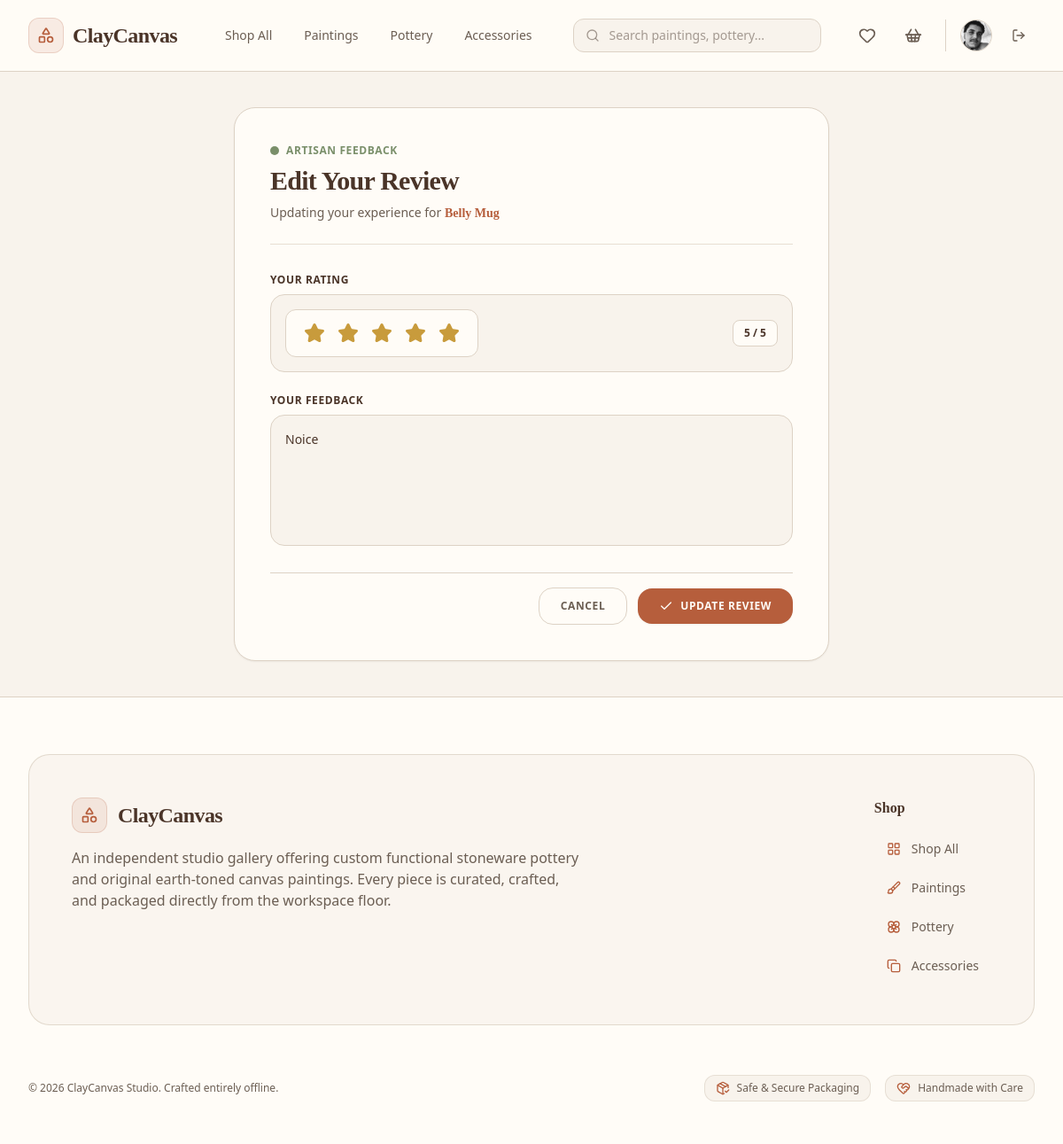
Screenshot of /review/edit/2/ (signed in) with the database file from the repository.
### cc_app/models.py (models this page shows, shortened)
class User(AbstractUser):
    phone = models.CharField(max_length=20, blank=True)
    address = models.TextField(blank=True)
    profile_picture = models.ImageField(upload_to='images/user/', blank=True, null=True)

class Review(models.Model):
    product = models.ForeignKey(Product, on_delete=models.CASCADE, related_name='reviews')
    customer = models.ForeignKey(User, on_delete=models.CASCADE)
    rating = models.PositiveIntegerField(default=5)
    comment = models.TextField()
    created_at = models.DateTimeField(auto_now_add=True)

class Product(models.Model):
    class Category(models.TextChoices):
        PAINTINGS = 'paintings', 'Original Paintings'
        POTTERY = 'pottery', 'Handmade Pottery'
        CERAMICS = 'ceramics', 'Sculptures & Ceramics'
        PRINTS = 'prints', 'Canvas & Fine Art Prints'
        ACCESSORIES = 'accessories', 'Art Supplies & Displays'
    name = models.CharField(max_length=255)
    category = models.CharField(max_length=30, choices=Category.choices)
    description = models.TextField(help_text="Detailed description of the artwork, dimensions, and materials used.")
    price = models.DecimalField(max_digits=10, decimal_places=2)
    stock = models.PositiveIntegerField(default=1, help_text="Set to 1 for unique, original one-off masterworks.")
    product_image = models.ImageField(upload_to='images/products/')
    is_active = models.BooleanField(default=True)
    created_at = models.DateTimeField(auto_now_add=True)

### cc_app/views/review_view.py (the view, shortened to what this page needs)
# urls.py: path('review/edit/<int:review_id>/', edit_review_view, name='edit_review'),
@login_required
def edit_review_view(request, review_id):
    review = Review.objects.get(id=review_id)
    if review.customer != request.user:
        messages.error(request, "You do not have permission to edit this review.")
        return redirect(f'/products/{review.product.id}/')
    errors = {}
    return render(request, 'main/edit_review_page.html', {'review': review})

### cc_app/templates/main/edit_review_page.html (shortened to what this page needs)
<!DOCTYPE html>
<html lang="en">
<head>
    {% load static %}
    <link href="{% static 'css/styles.css' %}" rel="stylesheet" />
</head>
<body class="bg-[#F8F3EC] text-[#6B5E53] font-sans min-h-screen flex flex-col antialiased selection:bg-[#DDD2C5]">
    {% include 'components/_navbar.html' %}
    <main class="flex-grow flex items-center justify-center py-10 px-4 sm:px-6 lg:px-8">
        <div class="w-full max-w-2xl">
            <div class="bg-[#FFFCF7] border border-[#DDD2C5] rounded-3xl p-6 sm:p-10 shadow-sm space-y-8">
                <div class="border-b border-[#DDD2C5]/70 pb-6">
                    <div class="flex items-center gap-2 mb-2">
                        <span class="w-2.5 h-2.5 rounded-full bg-[#7A8F6A]"></span>
                        <span class="text-xs font-semibold text-[#7A8F6A] uppercase tracking-wider">Artisan Feedback</span>
                    </div>
                    <h1 class="text-2xl sm:text-3xl font-serif font-bold text-[#4A3428] tracking-tight">
                        Edit Your Review
                    </h1>
                    <p class="text-sm text-[#6B5E53] mt-2 font-medium">
                        Updating your experience for <span class="text-[#B65E3C] font-serif font-bold">{{ review.product.name }}</span>
                    </p>
                </div>
                <form method="POST" class="space-y-6">
                    <div class="space-y-2">
                        <label class="block text-xs font-bold text-[#4A3428] uppercase tracking-wider">
                            Your Rating
                        </label>
                        <div class="bg-[#F8F3EC] border border-[#DDD2C5] rounded-2xl p-4 flex flex-col sm:flex-row items-start sm:items-center justify-between gap-3">
                            <div class="flex items-center gap-1.5 bg-[#FFFCF7] border border-[#DDD2C5] px-4 py-2.5 rounded-xl shadow-xs">
                                <button type="button" data-star="1" class="star-btn text-[#DDD2C5] hover:scale-110 transition-transform focus:outline-none p-1">
                                    <i data-lucide="star" class="w-6 h-6"></i>
                                </button>
                                <button type="button" data-star="2" class="star-btn text-[#DDD2C5] hover:scale-110 transition-transform focus:outline-none p-1">
                                    <i data-lucide="star" class="w-6 h-6"></i>
                                </button>
                                <button type="button" data-star="3" class="star-btn text-[#DDD2C5] hover:scale-110 transition-transform focus:outline-none p-1">
                                    <i data-lucide="star" class="w-6 h-6"></i>
                                </button>
                                <button type="button" data-star="4" class="star-btn text-[#DDD2C5] hover:scale-110 transition-transform focus:outline-none p-1">
                                    <i data-lucide="star" class="w-6 h-6"></i>
                                </button>
                                <button type="button" data-star="5" class="star-btn text-[#DDD2C5] hover:scale-110 transition-transform focus:outline-none p-1">
                                    <i data-lucide="star" class="w-6 h-6"></i>
                                </button>
                            </div>
                            <span id="rating_display" class="text-xs font-bold text-[#4A3428] bg-[#FFFCF7] border border-[#DDD2C5] px-3 py-1.5 rounded-lg">
                            </span>
                        </div>
                    </div>
                    <div class="space-y-2">
                        <label for="id_comment" class="block text-xs font-bold text-[#4A3428] uppercase tracking-wider">
                            Your Feedback
                        </label>
                        <textarea id="id_comment" name="comment" rows="5" placeholder="Share your experience with this handcrafted piece..." class="w-full bg-[#F8F3EC] border border-[#DDD2C5] rounded-2xl p-4 text-sm text-[#4A3428] font-medium placeholder-[#6B5E53]/50 focus:outline-none focus:border-[#B65E3C] focus:bg-[#FFFCF7] transition-all resize-none leading-relaxed">{% if data %}{{ data.comment|default:'' }}{% else %}{{ review.comment|default:'' }}{% endif %}</textarea>
                    </div>
                    <div class="flex items-center justify-end gap-3 pt-4 border-t border-[#DDD2C5]">
                        <a href="javascript:history.back()" class="bg-[#FFFCF7] hover:bg-[#F8F3EC] text-[#6B5E53] font-semibold py-3 px-6 rounded-2xl text-xs uppercase tracking-wider border border-[#DDD2C5] transition-all">
                            Cancel
                        </a>
                        <button type="submit" class="bg-[#B65E3C] hover:bg-[#94492F] text-[#FFFCF7] font-semibold py-3 px-6 rounded-2xl text-xs uppercase tracking-wider transition-all flex items-center gap-2 shadow-sm">
                            <i data-lucide="check" class="w-4 h-4"></i>
                            Update Review
                        </button>
                    </div>
                </form>
            </div>
        </div>
    </main>
    {% include 'components/_footer.html' %}
</body>
</html>

### cc_app/templates/components/_navbar.html (shortened to what this page needs)
<nav class="bg-[#FFFCF7]/95 backdrop-blur-md border-b border-[#DDD2C5] sticky top-0 z-50 shadow-xs">
    <div class="max-w-7xl mx-auto px-4 sm:px-6 lg:px-8">
        <div class="flex justify-between h-20 items-center gap-4">
            <div class="flex items-center gap-8 lg:gap-10">
                <a href="/" class="flex-shrink-0 flex items-center gap-2.5 group">
                    <div class="w-10 h-10 rounded-xl bg-[#B65E3C]/10 border border-[#B65E3C]/20 flex items-center justify-center text-[#B65E3C] group-hover:bg-[#B65E3C] group-hover:text-[#FFFCF7] transition-all duration-300">
                        <i data-lucide="shapes" class="w-5 h-5"></i>
                    </div>
                    <span class="text-2xl font-serif font-bold text-[#4A3428] tracking-tight">ClayCanvas</span>
                </a>
                <div class="hidden md:flex items-center space-x-1 lg:space-x-2 font-medium">
                    <a href="/products/" class="{% if request.path == '/products/' and not request.GET.category %}text-[#B65E3C] bg-[#B65E3C]/10 font-semibold{% else %}text-[#6B5E53] hover:text-[#B65E3C] hover:bg-[#F8F3EC]{% endif %} px-3.5 py-2 rounded-xl text-sm transition-all duration-200">Shop All</a>
                    <a href="/products/?category=paintings" class="{% if request.GET.category == 'paintings' %}text-[#B65E3C] bg-[#B65E3C]/10 font-semibold{% else %}text-[#6B5E53] hover:text-[#B65E3C] hover:bg-[#F8F3EC]{% endif %} px-3.5 py-2 rounded-xl text-sm transition-all duration-200">Paintings</a>
                    <a href="/products/?category=pottery" class="{% if request.GET.category == 'pottery' %}text-[#B65E3C] bg-[#B65E3C]/10 font-semibold{% else %}text-[#6B5E53] hover:text-[#B65E3C] hover:bg-[#F8F3EC]{% endif %} px-3.5 py-2 rounded-xl text-sm transition-all duration-200">Pottery</a>
                    <a href="/products/?category=accessories" class="{% if request.GET.category == 'accessories' %}text-[#B65E3C] bg-[#B65E3C]/10 font-semibold{% else %}text-[#6B5E53] hover:text-[#B65E3C] hover:bg-[#F8F3EC]{% endif %} px-3.5 py-2 rounded-xl text-sm transition-all duration-200">Accessories</a>
                </div>
            </div>
            <div class="hidden sm:block flex-1 max-w-md mx-4">
                <form action="/products/" method="GET" class="relative m-0">
                    <div class="absolute inset-y-0 left-0 pl-3.5 flex items-center pointer-events-none text-[#6B5E53]/60">
                    </div>
                    <input type="text" name="q" value="{{ request.GET.q|default:'' }}" placeholder="Search paintings, pottery..." class="block w-full pl-10 pr-4 py-2 border border-[#DDD2C5] rounded-xl bg-[#F8F3EC] text-sm text-[#4A3428] placeholder-[#6B5E53]/60 focus:outline-none focus:border-[#B65E3C] focus:bg-[#FFFCF7] focus:ring-2 focus:ring-[#B65E3C]/20 transition-all duration-200">
                </form>
            </div>
            <div class="flex items-center gap-2 sm:gap-3">
                {% if not request.user.is_staff %}
                    <a href="/wishlist/" class="w-10 h-10 rounded-xl flex items-center justify-center text-[#6B5E53] hover:text-[#B65E3C] hover:bg-[#F8F3EC] transition-all duration-200 relative">
                        <i data-lucide="heart" class="w-5 h-5"></i>
                    </a>
                    <a href="/cart/" class="w-10 h-10 rounded-xl flex items-center justify-center text-[#6B5E53] hover:text-[#B65E3C] hover:bg-[#F8F3EC] transition-all duration-200 relative">
                        <i data-lucide="shopping-basket" class="w-5 h-5"></i>
                    </a>
                {% endif %}
                {% if user.is_authenticated %}
                    <div class="flex items-center gap-3 border-l border-[#DDD2C5] pl-3 sm:pl-4 ml-1">
                        <a href="/profile/" class="block h-9 w-9 rounded-full overflow-hidden border border-[#DDD2C5] bg-[#F8F3EC] hover:border-[#B65E3C] transition-all duration-200 focus:outline-none shadow-xs">
                            {% if user.profile_picture %}
                                <img src="{{ user.profile_picture.url }}" alt="{{ user.username }}" class="h-full w-full object-cover">
                            {% else %}
                                <div class="h-full w-full flex items-center justify-center text-[#B65E3C] font-semibold text-xs bg-[#B65E3C]/10">
                                    {{ user.username|slice:":1"|upper }}
                                </div>
                            {% endif %}
                        </a>
                        <a href="/logout/" class="w-9 h-9 rounded-xl flex items-center justify-center text-[#6B5E53] hover:text-[#B4473A] hover:bg-[#B4473A]/10 transition-all duration-200" title="Logout">
                            <i data-lucide="log-out" class="w-4 h-4"></i>
                        </a>
                    </div>
                {% endif %}
            </div>
        </div>
    </div>
</nav>

### rows the page displays
User: profile_picture (picture)
Review: product.name "Belly Mug", comment "Noice"
